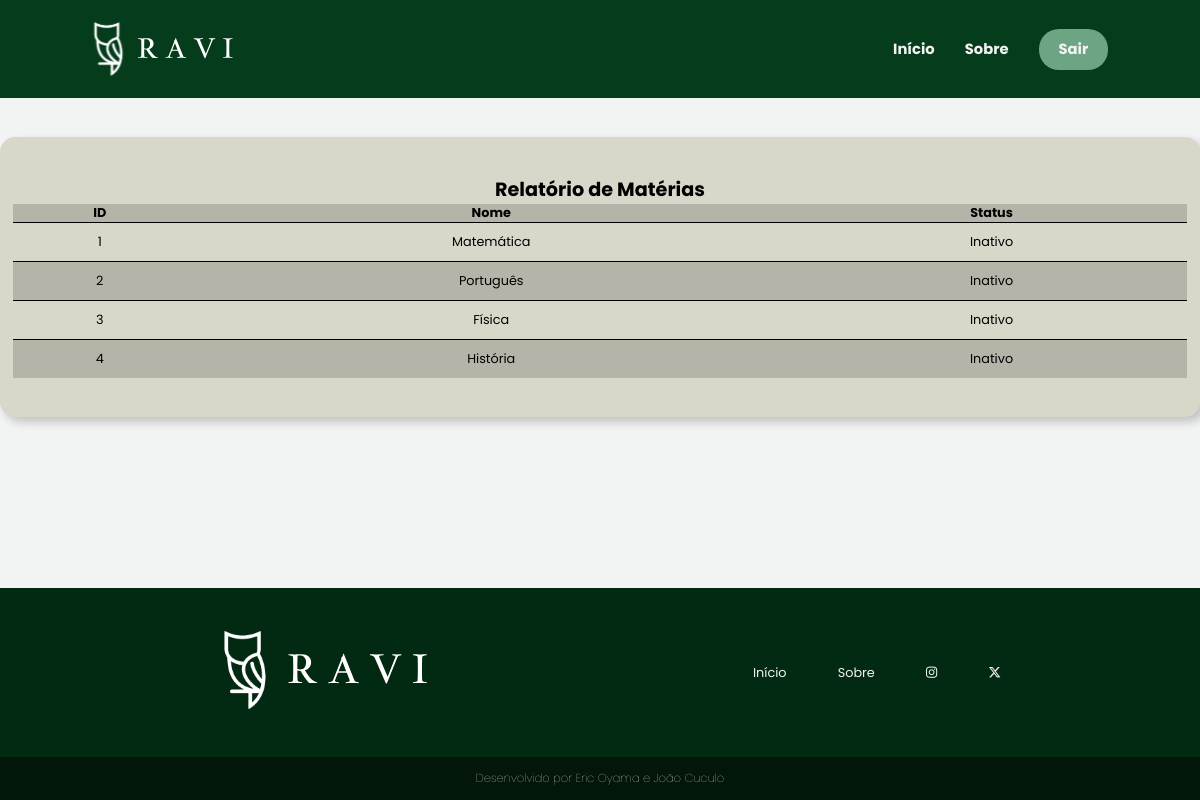
The app's page /sistema-usuario/usuario/relatorio-materia.php (signed in), older data.
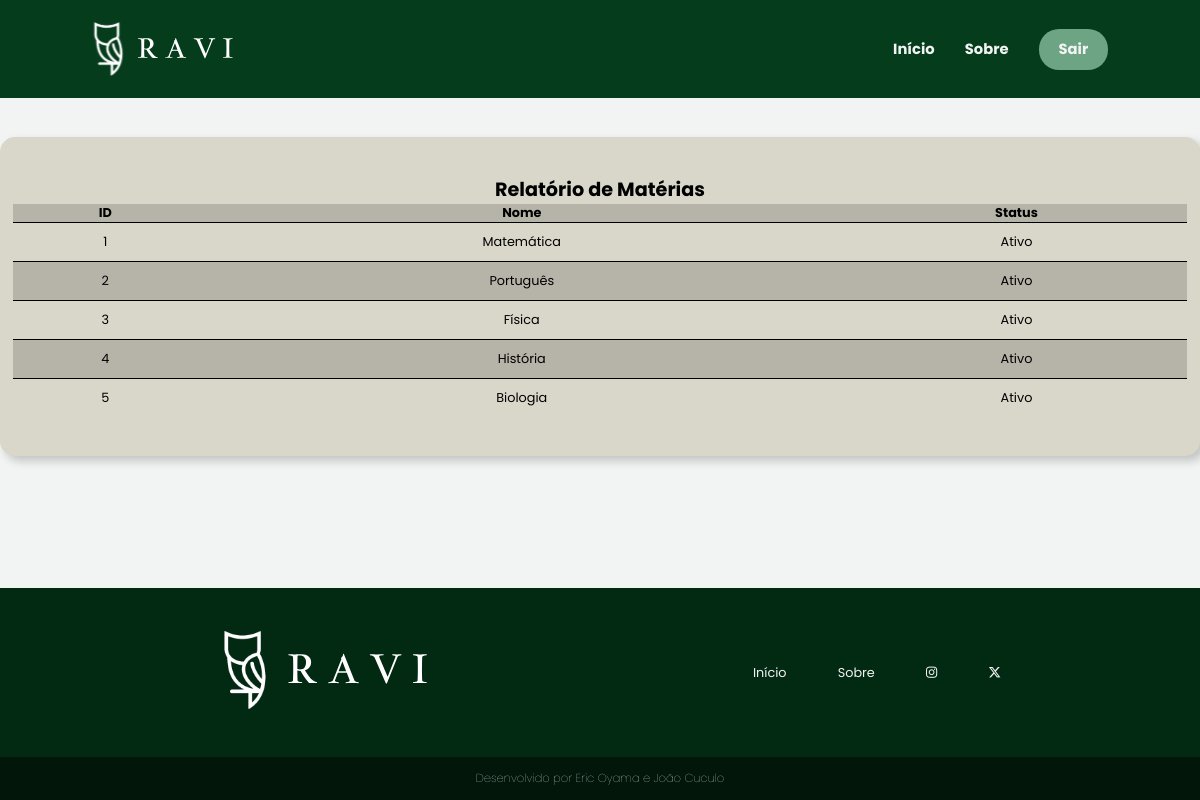
The same page, newer data.
### tables this page shows
CREATE TABLE `area` (
  `id` int(11) NOT NULL,
  `nome` varchar(50) NOT NULL,
  `status` varchar(11) NOT NULL
);

### sistema-usuario/usuario/relatorio-materia.php (the view, shortened to what this page needs)
<?php
    require_once('../../conexao.php');
    $sql = "SELECT * FROM area";
    $resultado = mysqli_query($conexao, $sql);
?>
<!DOCTYPE html>
<html lang="pt-br">
<head>
    <link rel="stylesheet" href="../../assets/css/header-footer.css">
    <link rel="stylesheet" href="../../assets/css/principal.css">
    <link rel="stylesheet" href="../../assets/css/relatorios.css">
</head>
<body>
    <?php require_once("../template-usuario/menu2.php") ?>
    <main class="container">
        <section class="relatorio-box">
            <h2>Relatório de Matérias</h2>
            <div class="table-roll-y table-roll-x">
                <table>
                    <thead>
                        <tr id="cabecalho-relatorio">
                            <th>ID</th>
                            <th>Nome</th>
                            <th>Status</th>
                        </tr>
                    </thead>
                    <tbody>
                        <?php while ($linha = mysqli_fetch_array($resultado)) {
                            if ($linha['status'] == 1) {
                                $status = "Ativo";
                            } else {
                                $status = "Inativo";
                            }
                            ?>
                    <tr>
                        <td class="td-espaco"><?= $linha['id'] ?></td>
                        <td class="td-espaco"><?= $linha['nome'] ?></td>
                        <td class="td-espaco"><?= $status ?></td>
                    </tr>
                    <?php } ?>
                    </tbody>
                </table>
            </div>
        </section>
    </main>
    <?php require_once("../template-usuario/rodape1.php") ?>
</body>
</html>

Row changes from the older to the newer data that the page shows:
changed area "Matemática": status "Inativo" → "Ativo"
changed area "Português": status "Inativo" → "Ativo"
changed area "Fí­sica": status "Inativo" → "Ativo"
changed area "História": status "Inativo" → "Ativo"
added area: id "5", nome "Biologia", status "Ativo"
